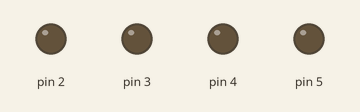
This program was run on a simulated Arduino Uno, built with avr-gcc and run on an emulated ATmega328P. Parts: output pins drawn as LEDs (lit = HIGH).

Above: at 0.5 s.
At 2.5 s:
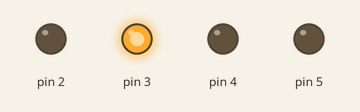
At 3.5 s:
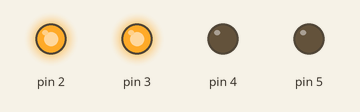
At 5.5 s:
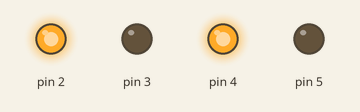
At 8.5 s:
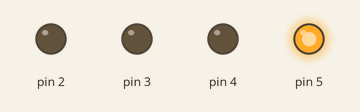
At 11.5 s:
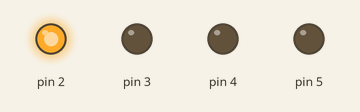
Timing chart, 0 to 13.0 s (numbered marks = the images above):
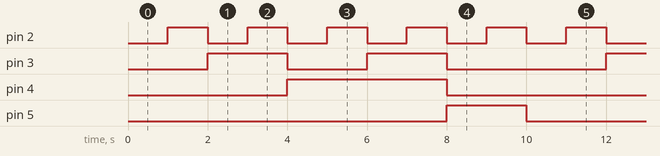

Measured:
- by itself, pin 2: alternates HIGH for 1.0 s and LOW for 1.0 s
- by itself, pin 3: repeats every 10.0 s: LOW 2.0 s, HIGH 2.0 s, LOW 4.0 s, HIGH 2.0 s
- by itself, pin 4: alternates HIGH for 4.0 s and LOW for 6.0 s
- by itself, pin 5: alternates HIGH for 2.0 s and LOW for 8.0 s

The program:

main.cpp
```cpp
#include <Arduino.h>

void disp_7474(int D, int C, int B, int A)
{
  digitalWrite(2, A); // LSB
  digitalWrite(3, B);
  digitalWrite(4, C);
  digitalWrite(5, D); // MSB
}

void setup()
{
  pinMode(2, OUTPUT);
  pinMode(3, OUTPUT);
  pinMode(4, OUTPUT);
  pinMode(5, OUTPUT);
}

void loop()
{
  disp_7474(0,0,0,0);
  delay(1000);

 disp_7474(0,0,0,1);
  delay(1000);


  disp_7474(0,0,1,0);
  delay(1000);


  disp_7474(0,0,1,1);
  delay(1000);


  disp_7474(0,1,0,0);
  delay(1000);


  disp_7474(0,1,0,1);
  delay(1000);


  disp_7474(0,1,1,0);
  delay(1000);


  disp_7474(0,1,1,1);
  delay(1000);


  disp_7474(1,0,0,0);
  delay(1000);


  disp_7474(1,0,0,1);
  delay(1000);
}
```
